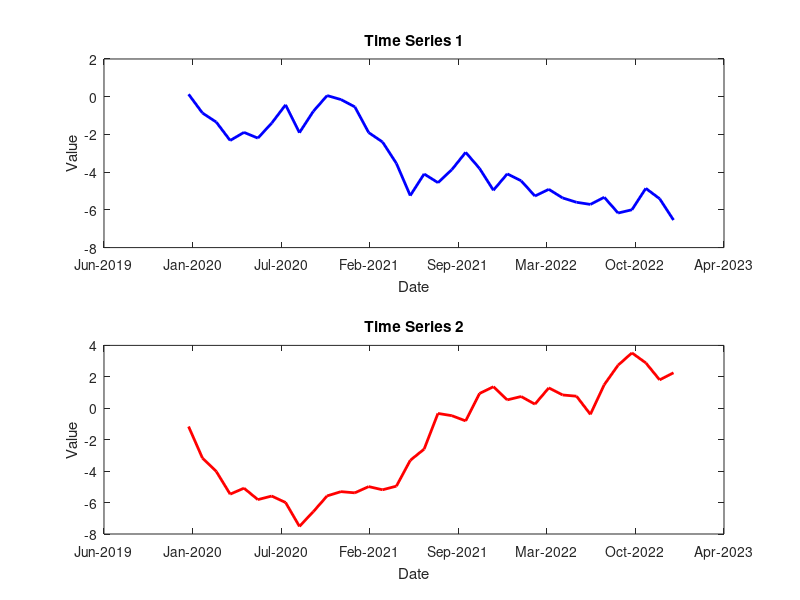

Here is the MATLAB script that generated this plot:
% Create example data for time series
tiempo = linspace(datenum('2020-01-01'), datenum('2022-12-31'), 36);
serie1 = cumsum(randn(1, 36));
serie2 = cumsum(randn(1, 36));

% Create the figure
figure;

% Plot the first time series
subplot(2, 1, 1);
plot(tiempo, serie1, 'b', 'LineWidth', 2);
title('Time Series 1');
xlabel('Date');
ylabel('Value');

% Plot the second time series
subplot(2, 1, 2);
plot(tiempo, serie2, 'r', 'LineWidth', 2);
title('Time Series 2');
xlabel('Date');
ylabel('Value');

% Adjust spacing between subplots
subplot(2, 1, 1);
datetick('x', 'mmm-yyyy', 'keepticks');
subplot(2, 1, 2);
datetick('x', 'mmm-yyyy', 'keepticks');

% Save the figure
print(gcf, 'figures/time_series', '-dpng');

        
        